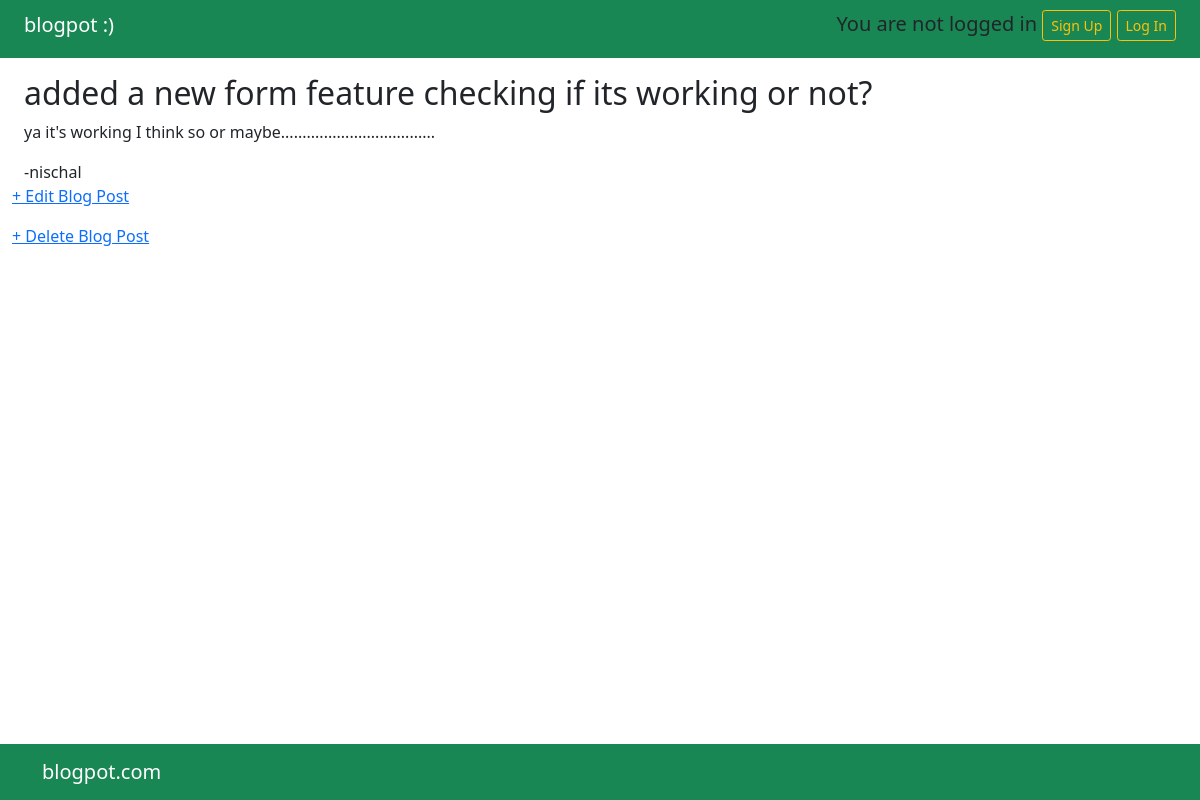
Screenshot of /post/7/ with the database file from the repository.
### blog/models.py (models this page shows, shortened)
class Post(models.Model):
    title = models.CharField(max_length=200)
    author = models.ForeignKey(
        'auth.User',
        on_delete=models.CASCADE,
    )
    body = models.TextField()

### blog/views.py (the view)
# urls.py: path('post/<int:pk>/', BlogDetailView.as_view(), name='post_detail'),
class BlogDetailView(DetailView):
    model = Post
    template_name = 'post_detail.html'

### templates/post_detail.html
{% extends 'base.html' %}
{% block content %}
<div class="post-entry container-fluid my-3">
<h2>{{ object.title }}</h2>
<p>{{ object.body }}</p>
</div>
<div class="container-fluid">
    <text>-{{ post.author }}</text>
</div>
<p><a href="{% url 'post_edit' post.pk %}">+ Edit Blog Post</a></p>
<p><a href="{% url 'post_delete' post.pk %}">+ Delete Blog Post</a></p>
{% endblock content %}

### rows the page displays
Post: title "added a new form feature checking if its working or not?", body "ya it's working I think so or maybe....................................", author "nischal"
